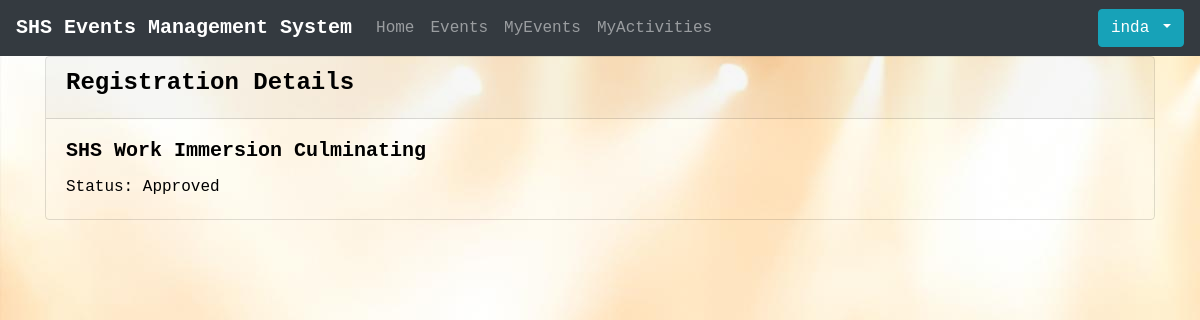
The page /registration/1/ (signed in) on the database its author committed.
### users/models.py (models this page shows, shortened)
class Participant(AbstractUser):
    contact_number = models.CharField("Contact Number", max_length=50)

### registrations/models.py (models this page shows, shortened)
class Registration (models.Model):
    class Meta:
        unique_together = ('event', 'participant')
    event = models.ForeignKey(to='events.Event', on_delete = models.CASCADE)
    participant = models.ForeignKey(to='users.Participant', on_delete = models.CASCADE)
    parents_permit = models.FileField("Parent's Permit", upload_to = "uploads/permits/", default = "")
    parents_contact_number = models.CharField("Parent's Contact Number", max_length = 50)
    waiver = models.FileField("Waiver", upload_to = "uploads/waivers/", default = "")
    date_registered = models.DateTimeField("Date/Time Registered", auto_now_add = True)
    status = models.CharField("Status", max_length = 15, default = "Approved")

### events/models.py (models this page shows, shortened)
class Event(models.Model):
    name = models.CharField("Name of Event", max_length=50)
    description = models.TextField("Description", max_length=1000, blank=True)
    max_slots = models.IntegerField("Max Slots", blank=True, null=True)
    date_from = models.DateField("Start Date", null=True)
    date_to = models.DateField("End Date", null=True)
    time_from = models.TimeField("Start Time", null=True)
    time_to = models.TimeField("End Time", null=True)
    venue = models.CharField("Venue", max_length=200, default = '')
    creator = models.ForeignKey(to='users.Participant', on_delete = models.CASCADE, null = True)
    def __str__ (self):
        return self.name

### registrations/views.py (the view)
# urls.py: path("registration/<int:pk>/", RegistrationDetailView.as_view(), name="registration_detail"),
class RegistrationDetailView (DetailView):
    model = Registration
    template_name = "registration_detail.html"
    context_object_name = "registration"

### templates/registration_detail.html (shortened to what this page needs)
{% extends 'base.html' %}
{% block content %}
<div class="card" id="head_comp">
    <div class="card-header">
        <h4><strong>Registration Details</strong></h4>
    </div>
    <div class="card-body">
        <h5 class="card-title"><strong>{{ registration.event }}</strong></h5>
        <p class="card-text">Status: {{ registration.status }}</p>
    </div>
</div>
{% endblock content %}

### templates/base.html (shortened to what this page needs)
<!doctype html>
<html lang="en">
{% load static from staticfiles %}
<head>
  <link rel="stylesheet" href="https://stackpath.bootstrapcdn.com/bootstrap/4.1.3/css/bootstrap.min.css"
>
  <link rel="stylesheet" href="{% static 'design.css' %}">
</head>
<body>
  <nav class="navbar navbar-expand-lg navbar-dark bg-dark">
    <a class="navbar-brand" href="{% url 'home' %}"><strong>SHS Events Management System</strong></a>
    <div class="collapse navbar-collapse" id="navbarTogglerDemo02">
      <ul class="navbar-nav mr-auto mt-2 mt-md-0">
        <li class="nav-item">
          <a class="nav-link" href="{% url 'home' %}">Home</a>
        </li>
        <li class="nav-item">
          <a class="nav-link" href="{% url 'event_list' %}">Events</a>
        </li>
        {% if user.is_authenticated %}
        <li class="nav-item">
          <a class="nav-link" href="{% url 'myevent_list' %}">MyEvents</a>
        </li>
        <li class="nav-item">
          <a class="nav-link" href="{% url 'activity_list' %}">MyActivities</a>
        </li>
        {% endif %}
      </ul>
    </div>
    {% if user.is_authenticated %}
    <div class="btn-group">
      <button type="button" class="btn btn-info dropdown-toggle" data-toggle="dropdown" aria-haspopup="true"
        aria-expanded="false">
        {{ user.username }}
      </button>
    </div>
    {% endif %}
  </nav>
  <div class="container">
    {% block content %}
    {% endblock content %}
  </div>
</body>
</html>

### assets/design.css (style rules this page uses)
body { background-color: gray; color: black; font-family: 'Arvo', courier, serif; background-image: url('images/full.jpg'); }
#head_comp { background-color: transparent; color: black; }

### rows shown on the page
Participant: username "inda"
Registration: event "SHS Work Immersion Culminating", status "Approved"
